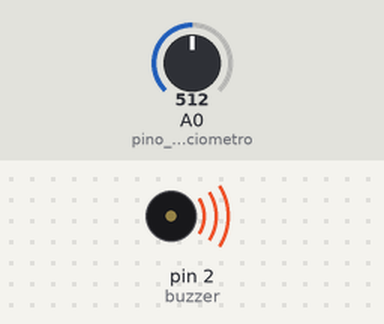
Recording of a sketch running on a simulated Arduino Uno, built with avr-gcc and run on an emulated ATmega328P. Parts: buzzer (waves = sounding). Inputs (shaded band) come from the test bench; at power-on: A0 (pino_potenciometro) = 512. What the sketch prints to the serial monitor is not drawn.

Above: at 0.1 s.
Timing chart, 0 to 1.6 s (numbered marks = the images above):
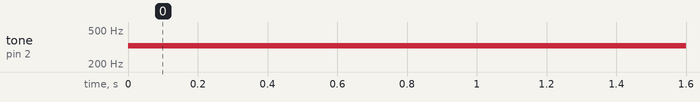

The sketch:

conceito_de_modulacao_do_tom_da_musica.ino
```cpp
/*******************************************************************************
* Modulacao do tom de uma musica. A nota é multiplicada por um coeficiente angular de reta para o ajuste do tom:
*
* modulacao = ( (2 - 0.5) / 1023) * leitura + 0.5 –––> coef angular é o ajuste do tom
*
* pot = 0 ––––––> uma oitava abaixo
* pot = 1023 –––> uma oitava acima
********************************************************************************/

const int pino_potenciometro = A0; // pino onde o potenciometro está conectado
int leitura = 0; // variável para armazenar o valor lido pelo ADC
const int buzzer = 2;
const float do1  = 261.63;
const float re  = 293.66;
const float mi  = 329.63;
const float fa  = 349.23;
const float sol = 391.99;
const float la  = 440.00;
const float si  = 493.88;
const float do2 = 523.26;

void setup() {
  // Inicia e configura a Serial
  Serial.begin(9600); // 9600 bps

  // configura o pino com potenciometro como entrada
  pinMode(pino_potenciometro, INPUT); // pino A0
  pinMode(buzzer, OUTPUT);
}

void loop() {
  leitura = analogRead (pino_potenciometro);
  Serial.println(leitura);
  tone(buzzer, do1*(leitura*1.5/1023+0.5));
/*  delay(250);

  leitura = analogRead (pino_potenciometro);
  Serial.print(leitura);
  tone(buzzer, re*(leitura*1.5/1023+0.5));
  delay(250);

  leitura = analogRead (pino_potenciometro);
  Serial.print(leitura);
  tone(buzzer, mi*(leitura*1.5/1023+0.5));
  delay(250);

  leitura = analogRead (pino_potenciometro);
  Serial.print(leitura);
  tone(buzzer, fa*(leitura*1.5/1023+0.5));
  delay(250);

  leitura = analogRead (pino_potenciometro);
  Serial.print(leitura);
  tone(buzzer, sol*(leitura*1.5/1023+0.5));
  delay(250);

  leitura = analogRead (pino_potenciometro);
  Serial.print(leitura);
  tone(buzzer, la*(leitura*1.5/1023+0.5));
  delay(250);

  leitura = analogRead (pino_potenciometro);
  Serial.print(leitura);
  tone(buzzer, si*(leitura*1.5/1023+0.5));
  delay(250);

  leitura = analogRead (pino_potenciometro);
  Serial.print(leitura);
  tone(buzzer, do2*(leitura*1.5/1023+0.5));
  delay(250);


    / Frequências
   * Dó  - 261,63Hz
   * Ré  - 293,66Hz
   * Mi  - 329,63Hz
   * Fá  - 349,23Hz
   * Sol - 391,99Hz
   * Lá  - 440,00Hz
   * Si  - 493,88Hz
   */
}
```

Measured:
- by itself, tone on pin 2 (buzzer): silent → 327 Hz at 0.00 s
